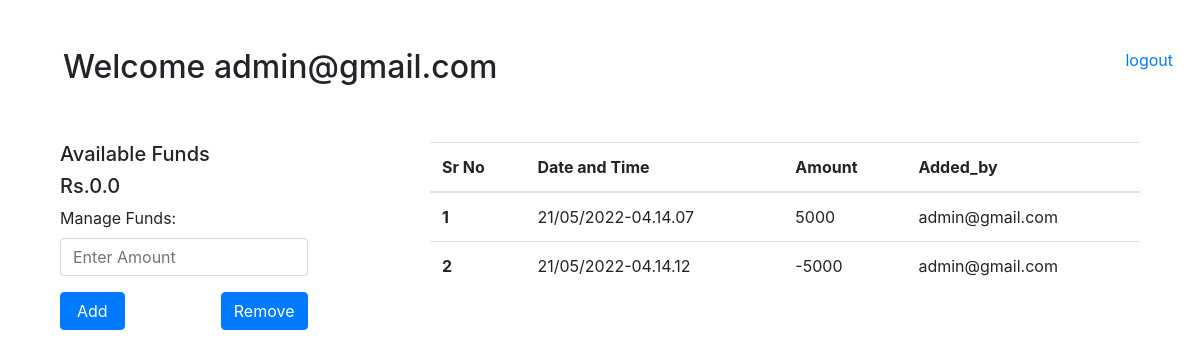
Screenshot of / (signed in) with the database file from the repository.
### app/models.py (models this page shows, shortened)
class Total_amount(models.Model):
    user = models.ForeignKey(User,on_delete=models.CASCADE)
    total = models.FloatField()

class Wallet(models.Model):
    user = models.ForeignKey(User, on_delete=models.CASCADE)
    amount = models.CharField(max_length=10)
    status = models.CharField(max_length=10,choices=status)
    created_at = models.DateTimeField(auto_now_add=True)
    updated_at = models.DateTimeField(auto_now=True)

### app/views.py (the view, shortened to what this page needs)
# urls.py: path('', views.home,name="home"),
def home(request):
    if request.user.is_authenticated:
        try:
            wallet = Wallet.objects.filter(user = request.user)
            total = Total_amount.objects.filter(user=request.user)
            if total:
                return render(request,"home.html",{'wallet':wallet,"total":total[0]})
            return render(request,"home.html",{'wallet':wallet})
        except Exception as e:
            messages.error(request, "Something is wrong")
            return redirect("home")
    else:
        return redirect("login")

### template/home.html (shortened to what this page needs)
<!DOCTYPE html>
<html lang="en">
<head>
  <link rel="stylesheet" href="https://cdn.jsdelivr.net/npm/bootstrap@4.6.1/dist/css/bootstrap.min.css">
</head>
<body>
<div class="container m-5">
  <div class="d-flex justify-content-between">
    <h2>Welcome {{request.user.username}}</h2>
    <a href="{% url 'logout' %}">logout</a>
  </div>
</div>
<div class="container d-flex justify-content-between">
  <div class="col-lg-3">
    <h5>Available Funds</h5>
    {% if total %}
    <h5>Rs.{{total.total}}</h5>
    {% else %}
    <h5>Rs.0.0</h5>
    {% endif %}
    <form action="" method="post">
      <div class="form-group">
        <label for="pwd">Manage Funds:</label>
        <input type="number" class="form-control" id="pwd" placeholder="Enter Amount" name="amount">
      </div>
      <div class="d-flex justify-content-between">
        <input type="submit" value="Add" name="type" class="btn btn-primary px-3">
        <input type="submit" value="Remove" name="type" class="btn btn-primary">
      </div>
    </form>
  </div>
  <div class="col-lg-8">
    {% if wallet %}
    <table class="table">
      <thead>
        <tr>
          <th scope="col">Sr No</th>
          <th scope="col">Date and Time</th>
          <th scope="col">Amount</th>
          <th scope="col">Added_by</th>
        </tr>
      </thead>
      <tbody>
        {% for wallet in wallet %}
          <tr>
            <th scope="row">{{forloop.counter}}</th>
            <td>{{wallet.created_at |date:"d/m/Y-h.i.s"  }}</td>
            {% if wallet.status == 'add' %}
            <td>{{wallet.amount}}</td>
            {% else %}
            <td>-{{wallet.amount}}</td>
            {% endif %}
            <td>{{wallet.user.username}}</td>
          </tr>
          {% endfor %}
      </tbody>
    </table>
    {% else %}
    <h3 class="text-center">No transition details</h3>
    {% endif %}
  </div>
</div>
</body>
</html>

### rows the page displays
Total_amount: total "0.0"
Wallet: created_at "21/05/2022-04.14.07", amount "5000", user.username "admin@gmail.com"
Wallet: created_at "21/05/2022-04.14.12", amount "5000", user.username "admin@gmail.com"

### other values shown
{{ request.user.username }} "admin@gmail.com"
